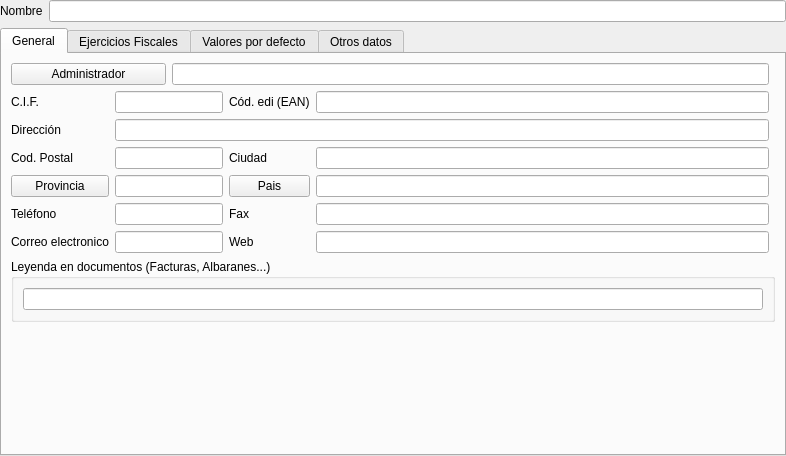
<?xml version="1.0" encoding="UTF-8"?>
<ui version="4.0">
 <class>frmEmpresas</class>
 <widget class="QWidget" name="frmEmpresas">
  <property name="geometry">
   <rect>
    <x>0</x>
    <y>0</y>
    <width>786</width>
    <height>453</height>
   </rect>
  </property>
  <property name="windowTitle">
   <string>Empresas</string>
  </property>
  <property name="windowIcon">
   <iconset>
    <normaloff>:/aplicacion/images/alephLogoIcon.ico</normaloff>:/aplicacion/images/alephLogoIcon.ico</iconset>
  </property>
  <layout class="QGridLayout" name="gridLayout_4">
   <property name="leftMargin">
    <number>0</number>
   </property>
   <property name="topMargin">
    <number>0</number>
   </property>
   <property name="rightMargin">
    <number>0</number>
   </property>
   <property name="bottomMargin">
    <number>0</number>
   </property>
   <item row="0" column="0">
    <widget class="QLabel" name="lblNombre_4">
     <property name="sizePolicy">
      <sizepolicy hsizetype="Maximum" vsizetype="Preferred">
       <horstretch>0</horstretch>
       <verstretch>0</verstretch>
      </sizepolicy>
     </property>
     <property name="text">
      <string>Nombre</string>
     </property>
     <property name="buddy">
      <cstring>db_nombre</cstring>
     </property>
    </widget>
   </item>
   <item row="0" column="1" colspan="2">
    <widget class="DBLineEdit" name="db_nombre">
     <property name="whatsThis">
      <string>Descripción</string>
     </property>
     <property name="fieldName">
      <string>nombre</string>
     </property>
     <property name="dataEditable">
      <bool>true</bool>
     </property>
    </widget>
   </item>
   <item row="1" column="0" colspan="3">
    <widget class="QTabWidget" name="tabWidget">
     <property name="currentIndex">
      <number>0</number>
     </property>
     <widget class="QWidget" name="tab">
      <attribute name="title">
       <string>General</string>
      </attribute>
      <layout class="QVBoxLayout" name="verticalLayout_3">
       <item>
        <layout class="QGridLayout" name="gridLayout">
         <item row="0" column="0" colspan="2">
          <widget class="DBChooseRecordButton" name="dbChooseRecordButton">
           <property name="text">
            <string>Administrador</string>
           </property>
           <property name="fieldName">
            <string>codadministrador</string>
           </property>
           <property name="dataEditable">
            <bool>true</bool>
           </property>
          </widget>
         </item>
         <item row="0" column="2" colspan="3">
          <widget class="DBLineEdit" name="db_codadministrador">
           <property name="whatsThis">
            <string>Descripción</string>
           </property>
           <property name="fieldName">
            <string>personas.nombrecompleto</string>
           </property>
           <property name="dataEditable">
            <bool>false</bool>
           </property>
          </widget>
         </item>
         <item row="1" column="0">
          <widget class="QLabel" name="lblNombre_2">
           <property name="text">
            <string>C.I.F.</string>
           </property>
           <property name="buddy">
            <cstring>db_cifnif</cstring>
           </property>
          </widget>
         </item>
         <item row="1" column="1" colspan="2">
          <widget class="DBLineEdit" name="db_cifnif">
           <property name="whatsThis">
            <string>Descripción</string>
           </property>
           <property name="fieldName">
            <string>cifnif</string>
           </property>
           <property name="dataEditable">
            <bool>true</bool>
           </property>
          </widget>
         </item>
         <item row="1" column="3">
          <widget class="QLabel" name="lblNombre_6">
           <property name="text">
            <string>Cód. edi (EAN)</string>
           </property>
           <property name="buddy">
            <cstring>db_cifnif</cstring>
           </property>
          </widget>
         </item>
         <item row="1" column="4">
          <widget class="DBLineEdit" name="db_codedi">
           <property name="whatsThis">
            <string>Descripción</string>
           </property>
           <property name="fieldName">
            <string>codedi</string>
           </property>
           <property name="dataEditable">
            <bool>true</bool>
           </property>
          </widget>
         </item>
         <item row="2" column="0">
          <widget class="QLabel" name="lblNombre_7">
           <property name="text">
            <string>Dirección</string>
           </property>
           <property name="buddy">
            <cstring>db_direccion</cstring>
           </property>
          </widget>
         </item>
         <item row="3" column="0">
          <widget class="QLabel" name="lblNombre_8">
           <property name="text">
            <string>Cod. Postal</string>
           </property>
           <property name="buddy">
            <cstring>db_codpostal</cstring>
           </property>
          </widget>
         </item>
         <item row="3" column="1" colspan="2">
          <widget class="DBLineEdit" name="db_codpostal">
           <property name="whatsThis">
            <string>Descripción</string>
           </property>
           <property name="fieldName">
            <string>codpostal</string>
           </property>
           <property name="dataEditable">
            <bool>true</bool>
           </property>
          </widget>
         </item>
         <item row="3" column="3">
          <widget class="QLabel" name="lblNombre_9">
           <property name="text">
            <string>Ciudad</string>
           </property>
           <property name="buddy">
            <cstring>db_ciudad</cstring>
           </property>
          </widget>
         </item>
         <item row="3" column="4">
          <widget class="DBLineEdit" name="db_ciudad">
           <property name="whatsThis">
            <string>Descripción</string>
           </property>
           <property name="fieldName">
            <string>ciudad</string>
           </property>
           <property name="dataEditable">
            <bool>true</bool>
           </property>
          </widget>
         </item>
         <item row="4" column="0">
          <widget class="DBChooseRecordButton" name="dbChooseRecordButton_3">
           <property name="text">
            <string>Provincia</string>
           </property>
           <property name="fieldName">
            <string>idprovincia</string>
           </property>
           <property name="dataEditable">
            <bool>true</bool>
           </property>
          </widget>
         </item>
         <item row="4" column="1" colspan="2">
          <widget class="DBLineEdit" name="db_idprovincia">
           <property name="whatsThis">
            <string>Descripción</string>
           </property>
           <property name="fieldName">
            <string>provincias.provincia</string>
           </property>
           <property name="dataEditable">
            <bool>false</bool>
           </property>
          </widget>
         </item>
         <item row="4" column="3">
          <widget class="DBChooseRecordButton" name="dbChooseRecordButton_2">
           <property name="text">
            <string>Pais</string>
           </property>
           <property name="fieldName">
            <string>codpais</string>
           </property>
           <property name="dataEditable">
            <bool>true</bool>
           </property>
          </widget>
         </item>
         <item row="4" column="4">
          <widget class="DBLineEdit" name="db_codpais">
           <property name="whatsThis">
            <string>Descripción</string>
           </property>
           <property name="fieldName">
            <string>paises.nombre</string>
           </property>
           <property name="dataEditable">
            <bool>false</bool>
           </property>
          </widget>
         </item>
         <item row="5" column="0">
          <widget class="QLabel" name="lblNombre_3">
           <property name="text">
            <string>Teléfono</string>
           </property>
           <property name="buddy">
            <cstring>db_telefono</cstring>
           </property>
          </widget>
         </item>
         <item row="5" column="1" colspan="2">
          <widget class="DBLineEdit" name="db_telefono">
           <property name="whatsThis">
            <string>Descripción</string>
           </property>
           <property name="fieldName">
            <string>telefono</string>
           </property>
           <property name="dataEditable">
            <bool>true</bool>
           </property>
          </widget>
         </item>
         <item row="5" column="3">
          <widget class="QLabel" name="lblNombre_5">
           <property name="text">
            <string>Fax</string>
           </property>
           <property name="buddy">
            <cstring>db_fax</cstring>
           </property>
          </widget>
         </item>
         <item row="5" column="4">
          <widget class="DBLineEdit" name="db_fax">
           <property name="whatsThis">
            <string>Descripción</string>
           </property>
           <property name="fieldName">
            <string>fax</string>
           </property>
           <property name="dataEditable">
            <bool>true</bool>
           </property>
          </widget>
         </item>
         <item row="6" column="0">
          <widget class="QLabel" name="lblNombre_10">
           <property name="text">
            <string>Correo electronico</string>
           </property>
           <property name="buddy">
            <cstring>db_email</cstring>
           </property>
          </widget>
         </item>
         <item row="6" column="1" colspan="2">
          <widget class="DBLineEdit" name="db_email">
           <property name="whatsThis">
            <string>Descripción</string>
           </property>
           <property name="fieldName">
            <string>email</string>
           </property>
           <property name="dataEditable">
            <bool>true</bool>
           </property>
          </widget>
         </item>
         <item row="6" column="3">
          <widget class="QLabel" name="lblNombre_11">
           <property name="text">
            <string>Web</string>
           </property>
           <property name="buddy">
            <cstring>db_web</cstring>
           </property>
          </widget>
         </item>
         <item row="6" column="4">
          <widget class="DBLineEdit" name="db_web">
           <property name="whatsThis">
            <string>Descripción</string>
           </property>
           <property name="text">
            <string/>
           </property>
           <property name="fieldName">
            <string>web</string>
           </property>
           <property name="dataEditable">
            <bool>true</bool>
           </property>
          </widget>
         </item>
         <item row="2" column="1" colspan="4">
          <widget class="DBLineEdit" name="db_direccion">
           <property name="whatsThis">
            <string>Descripción</string>
           </property>
           <property name="fieldName">
            <string>direccion</string>
           </property>
           <property name="dataEditable">
            <bool>true</bool>
           </property>
          </widget>
         </item>
         <item row="0" column="5" rowspan="7">
          <widget class="DBFileUpload" name="dbFileUpload">
           <property name="fieldName">
            <string>logo</string>
           </property>
           <property name="dataEditable">
            <bool>true</bool>
           </property>
           <property name="groupName">
            <string>Logo</string>
           </property>
          </widget>
         </item>
        </layout>
       </item>
       <item>
        <widget class="QGroupBox" name="groupBox">
         <property name="title">
          <string>Leyenda en documentos (Facturas, Albaranes...)</string>
         </property>
         <layout class="QHBoxLayout" name="horizontalLayout_3">
          <item>
           <widget class="DBLineEdit" name="db_leyendadocumentos">
            <property name="fieldName">
             <string>leyendadocumentos</string>
            </property>
            <property name="dataEditable">
             <bool>true</bool>
            </property>
           </widget>
          </item>
         </layout>
        </widget>
       </item>
       <item>
        <spacer name="verticalSpacer_2">
         <property name="orientation">
          <enum>Qt::Vertical</enum>
         </property>
         <property name="sizeHint" stdset="0">
          <size>
           <width>20</width>
           <height>98</height>
          </size>
         </property>
        </spacer>
       </item>
      </layout>
     </widget>
     <widget class="QWidget" name="tab_3">
      <attribute name="title">
       <string>Ejercicios Fiscales</string>
      </attribute>
      <layout class="QVBoxLayout" name="verticalLayout">
       <item>
        <widget class="DBDetailView" name="dbDetailView">
         <property name="relationName">
          <string>ejercicios</string>
         </property>
         <property name="dataEditable">
          <bool>true</bool>
         </property>
        </widget>
       </item>
      </layout>
     </widget>
     <widget class="QWidget" name="tab_2">
      <attribute name="title">
       <string>Valores por defecto</string>
      </attribute>
      <layout class="QGridLayout" name="gridLayout_3">
       <item row="7" column="2">
        <widget class="DBNumberEdit" name="db_comisionoro">
         <property name="fieldName">
          <string>comisionoro</string>
         </property>
         <property name="dataEditable">
          <bool>true</bool>
         </property>
        </widget>
       </item>
       <item row="10" column="2">
        <widget class="DBLineEdit" name="dbLineEdit_3">
         <property name="fieldName">
          <string>idseriefacturaciongastos.seriesfacturacion.descripcion</string>
         </property>
        </widget>
       </item>
       <item row="1" column="0">
        <widget class="DBCheckBox" name="dbCheckBox">
         <property name="text">
          <string>Aplicar recargo de equivalencia</string>
         </property>
         <property name="fieldName">
          <string>recequivalencia</string>
         </property>
         <property name="dataEditable">
          <bool>true</bool>
         </property>
        </widget>
       </item>
       <item row="1" column="2">
        <widget class="DBCheckBox" name="db_empenios">
         <property name="text">
          <string>Empresa dedicada a empeños</string>
         </property>
         <property name="fieldName">
          <string>empenios</string>
         </property>
         <property name="dataEditable">
          <bool>true</bool>
         </property>
        </widget>
       </item>
       <item row="7" column="0">
        <widget class="QLabel" name="label_2">
         <property name="text">
          <string>Comisión Oro</string>
         </property>
        </widget>
       </item>
       <item row="13" column="0">
        <widget class="DBChooseRecordButton" name="db_idseriefacturacionproformacoberturas">
         <property name="text">
          <string>Serie de facturación proforma coberturas</string>
         </property>
         <property name="fieldName">
          <string>idseriefacturacionproformacoberturas</string>
         </property>
         <property name="dataEditable">
          <bool>true</bool>
         </property>
        </widget>
       </item>
       <item row="8" column="2">
        <widget class="DBLineEdit" name="dbLineEdit">
         <property name="fieldName">
          <string>idterceroprovgenerico.terceros.nombre</string>
         </property>
        </widget>
       </item>
       <item row="8" column="0">
        <widget class="DBChooseRecordButton" name="db_idterceroprovgenerico">
         <property name="text">
          <string>Proveedor genérico</string>
         </property>
         <property name="fieldName">
          <string>idterceroprovgenerico</string>
         </property>
         <property name="dataEditable">
          <bool>true</bool>
         </property>
        </widget>
       </item>
       <item row="9" column="0">
        <widget class="DBChooseRecordButton" name="db_idterceroclientegenerico">
         <property name="text">
          <string>Cliente genérico</string>
         </property>
         <property name="fieldName">
          <string>idterceroclientegenerico</string>
         </property>
         <property name="dataEditable">
          <bool>true</bool>
         </property>
        </widget>
       </item>
       <item row="10" column="0">
        <widget class="DBChooseRecordButton" name="db_idseriefacturaciongastos">
         <property name="text">
          <string>Serie de facturación de gastos por defecto</string>
         </property>
         <property name="fieldName">
          <string>idseriefacturaciongastos</string>
         </property>
         <property name="dataEditable">
          <bool>true</bool>
         </property>
        </widget>
       </item>
       <item row="11" column="0">
        <widget class="DBChooseRecordButton" name="db_idseriefacturacionventas">
         <property name="text">
          <string>Serie de facturación de ventas por defecto</string>
         </property>
         <property name="fieldName">
          <string>idseriefacturacionventas</string>
         </property>
         <property name="dataEditable">
          <bool>true</bool>
         </property>
        </widget>
       </item>
       <item row="11" column="2">
        <widget class="DBLineEdit" name="dbLineEdit_4">
         <property name="fieldName">
          <string>idseriefacturacionventas.seriesfacturacion.descripcion</string>
         </property>
        </widget>
       </item>
       <item row="3" column="0" colspan="3">
        <widget class="DBCheckBox" name="db_contabilidadcostes">
         <property name="text">
          <string>Habilitar contabilidad de costes</string>
         </property>
         <property name="fieldName">
          <string>contabilidadcostes</string>
         </property>
         <property name="dataEditable">
          <bool>true</bool>
         </property>
        </widget>
       </item>
       <item row="2" column="0">
        <widget class="DBCheckBox" name="dbCheckBox_2">
         <property name="text">
          <string>Contabilidad integrada</string>
         </property>
         <property name="fieldName">
          <string>contintegrada</string>
         </property>
         <property name="dataEditable">
          <bool>true</bool>
         </property>
        </widget>
       </item>
       <item row="13" column="2">
        <widget class="DBLineEdit" name="dbLineEdit_5">
         <property name="fieldName">
          <string>idseriefacturacionproformacoberturas.seriesfacturacion.descripcion</string>
         </property>
        </widget>
       </item>
       <item row="9" column="2">
        <widget class="DBLineEdit" name="dbLineEdit_2">
         <property name="fieldName">
          <string>idterceroclientegenerico.terceros.nombre</string>
         </property>
        </widget>
       </item>
       <item row="14" column="0">
        <widget class="DBChooseRecordButton" name="db_idseriefacturaciongastostiendas">
         <property name="text">
          <string>Serie de facturación para gastos desde tiendas</string>
         </property>
         <property name="fieldName">
          <string>idseriefacturaciongastostiendas</string>
         </property>
         <property name="dataEditable">
          <bool>true</bool>
         </property>
        </widget>
       </item>
       <item row="0" column="0" colspan="3">
        <layout class="QHBoxLayout" name="horizontalLayout">
         <item>
          <widget class="DBChooseRecordButton" name="dbChooseRecordButton_4">
           <property name="text">
            <string>Divisa</string>
           </property>
           <property name="fieldName">
            <string>coddivisa</string>
           </property>
           <property name="dataEditable">
            <bool>true</bool>
           </property>
          </widget>
         </item>
         <item>
          <widget class="DBLineEdit" name="db_coddivisa">
           <property name="maximumSize">
            <size>
             <width>100</width>
             <height>16777215</height>
            </size>
           </property>
           <property name="whatsThis">
            <string>Descripción</string>
           </property>
           <property name="fieldName">
            <string>coddivisa</string>
           </property>
           <property name="dataEditable">
            <bool>true</bool>
           </property>
           <property name="autoComplete">
            <set>AlephERP::NoCompletition</set>
           </property>
           <property name="autoCompletePopupSize">
            <size>
             <width>300</width>
             <height>200</height>
            </size>
           </property>
          </widget>
         </item>
         <item>
          <widget class="DBLineEdit" name="db_divisa">
           <property name="whatsThis">
            <string>Descripción</string>
           </property>
           <property name="fieldName">
            <string>divisas.descripcion</string>
           </property>
           <property name="dataEditable">
            <bool>false</bool>
           </property>
          </widget>
         </item>
        </layout>
       </item>
       <item row="5" column="0" colspan="3">
        <layout class="QHBoxLayout" name="horizontalLayout_2">
         <item>
          <widget class="QLabel" name="label">
           <property name="text">
            <string>Prefijo para contadores</string>
           </property>
          </widget>
         </item>
         <item>
          <widget class="DBLineEdit" name="db_counter_prefix">
           <property name="fieldName">
            <string>counter_prefix</string>
           </property>
           <property name="dataEditable">
            <bool>true</bool>
           </property>
          </widget>
         </item>
         <item>
          <spacer name="horizontalSpacer">
           <property name="orientation">
            <enum>Qt::Horizontal</enum>
           </property>
           <property name="sizeHint" stdset="0">
            <size>
             <width>0</width>
             <height>0</height>
            </size>
           </property>
          </spacer>
         </item>
        </layout>
       </item>
       <item row="14" column="2">
        <widget class="DBLineEdit" name="dbLineEdit_6">
         <property name="fieldName">
          <string>idseriefacturaciongastostiendas.seriesfacturacion.descripcion</string>
         </property>
        </widget>
       </item>
       <item row="15" column="0">
        <widget class="DBChooseRecordButton" name="db_idseriefacturacioncompraoro">
         <property name="text">
          <string>Serie de facturación para gastos de compra de oro</string>
         </property>
         <property name="fieldName">
          <string>idseriefacturacioncompraoro</string>
         </property>
         <property name="dataEditable">
          <bool>true</bool>
         </property>
        </widget>
       </item>
       <item row="15" column="2">
        <widget class="DBLineEdit" name="dbLineEdit_7">
         <property name="fieldName">
          <string>idseriefacturacioncompraoro.seriesfacturacion.descripcion</string>
         </property>
        </widget>
       </item>
       <item row="12" column="0">
        <widget class="DBChooseRecordButton" name="db_idseriefaturacioncoberturas">
         <property name="text">
          <string>Serie de facturación coberturas</string>
         </property>
         <property name="fieldName">
          <string>idseriefacturacioncoberturas</string>
         </property>
         <property name="dataEditable">
          <bool>true</bool>
         </property>
        </widget>
       </item>
       <item row="12" column="2">
        <widget class="DBLineEdit" name="dbLineEdit_8">
         <property name="fieldName">
          <string>idseriefacturacioncoberturas.seriesfacturacion.descripcion</string>
         </property>
        </widget>
       </item>
      </layout>
     </widget>
     <widget class="QWidget" name="tab_4">
      <attribute name="title">
       <string>Otros datos</string>
      </attribute>
      <layout class="QVBoxLayout" name="verticalLayout_2">
       <item>
        <widget class="DBFileUpload" name="dbFileUpload_2">
         <property name="fieldName">
          <string>firmaadministrador</string>
         </property>
         <property name="dataEditable">
          <bool>true</bool>
         </property>
         <property name="groupName">
          <string>Firma del administrador</string>
         </property>
        </widget>
       </item>
       <item>
        <spacer name="verticalSpacer_3">
         <property name="orientation">
          <enum>Qt::Vertical</enum>
         </property>
         <property name="sizeHint" stdset="0">
          <size>
           <width>20</width>
           <height>193</height>
          </size>
         </property>
        </spacer>
       </item>
      </layout>
     </widget>
    </widget>
   </item>
  </layout>
 </widget>
 <customwidgets>
  <customwidget>
   <class>DBCheckBox</class>
   <extends>QCheckBox</extends>
   <header>widgets/dbcheckbox.h</header>
  </customwidget>
  <customwidget>
   <class>DBChooseRecordButton</class>
   <extends>QPushButton</extends>
   <header>widgets/dbchooserecordbutton.h</header>
  </customwidget>
  <customwidget>
   <class>DBDetailView</class>
   <extends>QWidget</extends>
   <header>widgets/dbdetailview.h</header>
  </customwidget>
  <customwidget>
   <class>DBFileUpload</class>
   <extends>QWidget</extends>
   <header>widgets/dbfileupload.h</header>
  </customwidget>
  <customwidget>
   <class>DBLineEdit</class>
   <extends>QLineEdit</extends>
   <header>widgets/dblineedit.h</header>
  </customwidget>
  <customwidget>
   <class>DBNumberEdit</class>
   <extends>QLineEdit</extends>
   <header>widgets/dbnumberedit.h</header>
  </customwidget>
 </customwidgets>
 <tabstops>
  <tabstop>db_nombre</tabstop>
  <tabstop>tabWidget</tabstop>
  <tabstop>dbChooseRecordButton</tabstop>
  <tabstop>db_codadministrador</tabstop>
  <tabstop>db_cifnif</tabstop>
  <tabstop>db_codedi</tabstop>
  <tabstop>db_direccion</tabstop>
  <tabstop>db_codpostal</tabstop>
  <tabstop>db_ciudad</tabstop>
  <tabstop>dbChooseRecordButton_3</tabstop>
  <tabstop>db_idprovincia</tabstop>
  <tabstop>dbChooseRecordButton_2</tabstop>
  <tabstop>db_codpais</tabstop>
  <tabstop>db_telefono</tabstop>
  <tabstop>db_fax</tabstop>
  <tabstop>db_email</tabstop>
  <tabstop>db_web</tabstop>
  <tabstop>dbChooseRecordButton_4</tabstop>
  <tabstop>db_coddivisa</tabstop>
  <tabstop>db_divisa</tabstop>
  <tabstop>dbCheckBox</tabstop>
  <tabstop>dbCheckBox_2</tabstop>
  <tabstop>db_contabilidadcostes</tabstop>
  <tabstop>db_counter_prefix</tabstop>
  <tabstop>db_idterceroprovgenerico</tabstop>
  <tabstop>dbLineEdit</tabstop>
  <tabstop>db_idterceroclientegenerico</tabstop>
  <tabstop>dbLineEdit_2</tabstop>
  <tabstop>db_idseriefacturaciongastos</tabstop>
  <tabstop>dbLineEdit_3</tabstop>
  <tabstop>db_idseriefacturacionventas</tabstop>
  <tabstop>dbLineEdit_4</tabstop>
  <tabstop>db_comisionoro</tabstop>
  <tabstop>db_empenios</tabstop>
 </tabstops>
 <resources>
  <include location="../../resources/resources.qrc"/>
 </resources>
 <connections/>
</ui>
